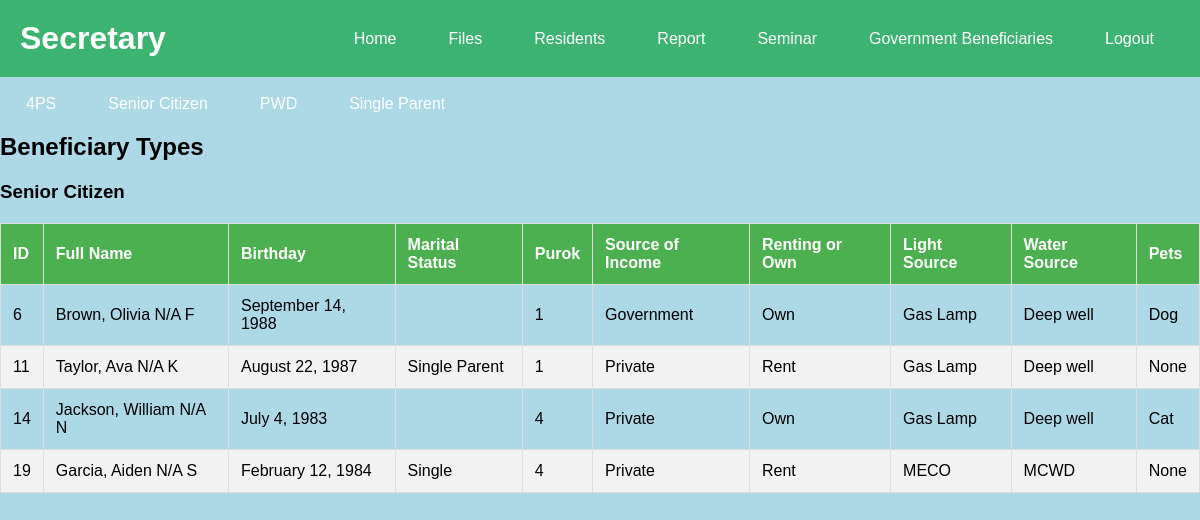
The page /secretary/benefits/viewsc.php on the database its author committed.
### tables this page shows
CREATE TABLE `residents` (
  `id` int(11) NOT NULL,
  `last_name` varchar(50) NOT NULL,
  `first_name` varchar(50) NOT NULL,
  `middle_name` varchar(50) DEFAULT NULL,
  `extension_name` varchar(10) DEFAULT NULL,
  `birthday` date NOT NULL,
  `age` int(11) NOT NULL,
  `marital_status` enum('Single','Married','Lived in Partner','Widower/Widow','Single Parent') NOT NULL,
  `partner_name` varchar(50) DEFAULT NULL,
  `children_count` int(11) DEFAULT NULL,
  `purok` varchar(50) NOT NULL,
  `source_of_income` enum('None','Private','Government','Driver','Business') NOT NULL,
  `company_name` varchar(100) DEFAULT NULL,
  `government_work` varchar(100) DEFAULT NULL,
  `vehicle_type` varchar(50) DEFAULT NULL,
  `business_type` varchar(100) DEFAULT NULL,
  `house_ownership` enum('Own','Rent') NOT NULL,
  `light_source` enum('MECO','Solar','Gas Lamp') NOT NULL,
  `water_source` enum('Deep well','Puso','MCWD') NOT NULL,
  `pets` varchar(100) DEFAULT NULL,
  `beneficiaries` varchar(100) DEFAULT NULL
);

### secretary/benefits/viewsc.php (the view, shortened to what this page needs)
<?php
$host = 'localhost';
$db_name = 'gabi';
$username = 'root';
$password = '';
$conn = new mysqli($host, $username, $password, $db_name);
$sql = "SELECT * FROM residents";
$result = $conn->query($sql);
$beneficiaries = [
    'Senior Citizen' => [],
];
if ($result->num_rows > 0) {
    while ($row = $result->fetch_assoc()) {
        if (in_array($row['beneficiaries'], array_keys($beneficiaries))) {
            $beneficiaries[$row['beneficiaries']][] = $row;
        }
    }
}
?>
<!DOCTYPE html>
<html lang="en">
<head>
    <link rel="stylesheet" href="../dashboard.css">
     <link rel="stylesheet" href="index.css">
    <link rel="stylesheet" href="viewgb.css">
</head>
<body>
 <header>
        <div class="title">
            <h1>Secretary</h1>
        </div>
        <nav>
            <ul class="navbar">
                <li><a href="../dashboard.php" class="nav-link">Home</a></li>
                <li><a href="../files/index.php" class="nav-link ">Files</a></li>
                <li><a href="../residents/index.php" class="nav-link">Residents</a></li>
                <li><a href="../reports/index.php" class="nav-link">Report</a></li>
                <li><a href="../seminar/index.php" class="nav-link">Seminar</a></li>
                <li><a href="../benefits/index.php" class="nav-link">Government Beneficiaries</a></li>
                <li><a href="../logout.php" class="nav-link logout-btn">Logout</a></li>
            </ul>
        </nav>
    </header>
      <br>
       <nav>
            <ul class="navbar">
                <li><a href="view4ps.php" class="nav-link">4PS</a></li>
                <li><a href="viewsc.php" class="nav-link">Senior Citizen</a></li>
                <li><a href="viewpwd.php" class="nav-link">PWD</a></li>
                <li><a href="viewsp.php" class="nav-link">Single Parent</a></li>
            </ul>
        </nav>
    <div class="content">
        <h2>Beneficiary Types</h2>
        <?php foreach ($beneficiaries as $type => $group): ?>
            <?php if (!empty($group)):  ?>
                <h3><?php echo htmlspecialchars($type); ?></h3>
                <table>
                    <thead>
                        <tr>
                            <th>ID</th>
                            <th>Full Name</th>
                            <th>Birthday</th>
                            <th>Marital Status</th>
                            <th>Purok</th>
                            <th>Source of Income</th>
                            <th>Renting or Own</th>
                            <th>Light Source</th>
                            <th>Water Source</th>
                            <th>Pets</th>
                        </tr>
                    </thead>
                    <tbody>
                        <?php foreach ($group as $beneficiary): ?>
                            <tr>
                                <td><?php echo htmlspecialchars($beneficiary['id']); ?></td>
                                <td><?php echo htmlspecialchars($beneficiary['last_name'] . ', ' . $beneficiary['first_name'] . ' ' . $beneficiary['extension_name'] . ' ' . $beneficiary['middle_name']); ?></td>
                                <td><?php echo htmlspecialchars(date('F j, Y', strtotime($beneficiary['birthday']))); ?></td>
                                <td><?php echo htmlspecialchars($beneficiary['marital_status']); ?></td>
                                <td><?php echo htmlspecialchars($beneficiary['purok']); ?></td>
                                <td><?php echo htmlspecialchars($beneficiary['source_of_income']); ?></td>
                                <td><?php echo htmlspecialchars($beneficiary['house_ownership']); ?></td>
                                <td><?php echo htmlspecialchars($beneficiary['light_source']); ?></td>
                                <td><?php echo htmlspecialchars($beneficiary['water_source']); ?></td>
                                <td><?php echo htmlspecialchars($beneficiary['pets']); ?></td>
                            </tr>
                        <?php endforeach; ?>
                    </tbody>
                </table>
            <?php endif; ?>
        <?php endforeach; ?>
    </div>
</body>
</html>

### secretary/dashboard.css (style rules this page uses)
body { font-family: Arial, sans-serif; margin: 0; padding: 0; background-color: lightblue; }
header { display: flex; justify-content: space-between; align-items: center; background-color: mediumseagreen; padding: 20px 20px; color: white; }
.title h1 { margin: 0; }
.navbar { list-style-type: none; margin: 0; padding: 0; display: flex; }
.nav-link { color: white; text-decoration: none; padding: 8px 16px; }
.navbar li { margin: 0 10px; }
.navbar .logout-btn { color: #fff; background-color: mediumseagreen; padding: 8px 16px; border-radius: 4px; text-decoration: none; }

### secretary/benefits/viewgb.css (style rules this page uses)
table { width: 100%; border-collapse: collapse; margin-top: 20px; }
table, th, td { border: 1px solid #dddddd; }
th, td { padding: 12px; text-align: left; }
th { background-color: #4CAF50; color: white; }
tr:nth-child(even) { background-color: #f2f2f2; }

### rows shown on the page
residents: id "6", last_name+first_name+extension_name "Brown, Olivia N/A F", birthday "September 14, 1988", purok "1", source_of_income "Government", house_ownership "Own", light_source "Gas Lamp", water_source "Deep well", pets "Dog"
residents: id "11", last_name+first_name+extension_name "Taylor, Ava N/A K", birthday "August 22, 1987", marital_status "Single Parent", purok "1", source_of_income "Private", house_ownership "Rent", light_source "Gas Lamp", water_source "Deep well", pets "None"
residents: id "14", last_name+first_name+extension_name "Jackson, William N/A N", birthday "July 4, 1983", purok "4", source_of_income "Private", house_ownership "Own", light_source "Gas Lamp", water_source "Deep well", pets "Cat"
residents: id "19", last_name+first_name+extension_name "Garcia, Aiden N/A S", birthday "February 12, 1984", marital_status "Single", purok "4", source_of_income "Private", house_ownership "Rent", light_source "MECO", water_source "MCWD", pets "None"

### other values the page prints
$type "Senior Citizen"
